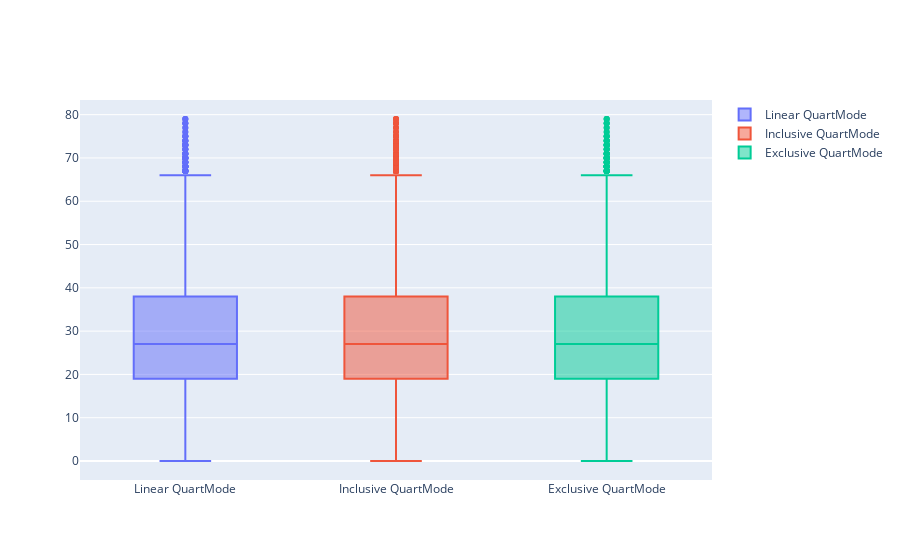

The notebook cell saved with this chart:
### Code cell
import plotly.graph_objects as go

fig = go.Figure()
fig.add_trace(go.Box(y=train['Age'], quartilemethod='linear', name='Linear QuartMode'))
fig.add_trace(go.Box(y=train['Age'], quartilemethod='inclusive', name='Inclusive QuartMode'))
fig.add_trace(go.Box(y=train['Age'], quartilemethod='exclusive', name='Exclusive QuartMode'))

fig.show()

### Figure 1 — Plotly figure (JSON) as saved in the notebook; plotly's stock layout.template omitted (floating-point values rounded to 4 significant figures; data arrays with more than 128 entries replaced by an {"elided": "..."} marker saying what was removed)
{"data": [{"name": "Linear QuartMode", "quartilemethod": "linear", "y": {"elided": "8693 int values"}, "type": "box"}, {"name": "Inclusive QuartMode", "quartilemethod": "inclusive", "y": {"elided": "8693 int values"}, "type": "box", "visible": true}, {"name": "Exclusive QuartMode", "quartilemethod": "exclusive", "y": {"elided": "8693 int values"}, "type": "box"}], "layout": {"xaxis": {"type": "category", "range": [-0.5, 2.5], "autorange": true}, "yaxis": {"type": "linear", "range": [-4.389, 83.39], "autorange": true}, "autosize": true}}
